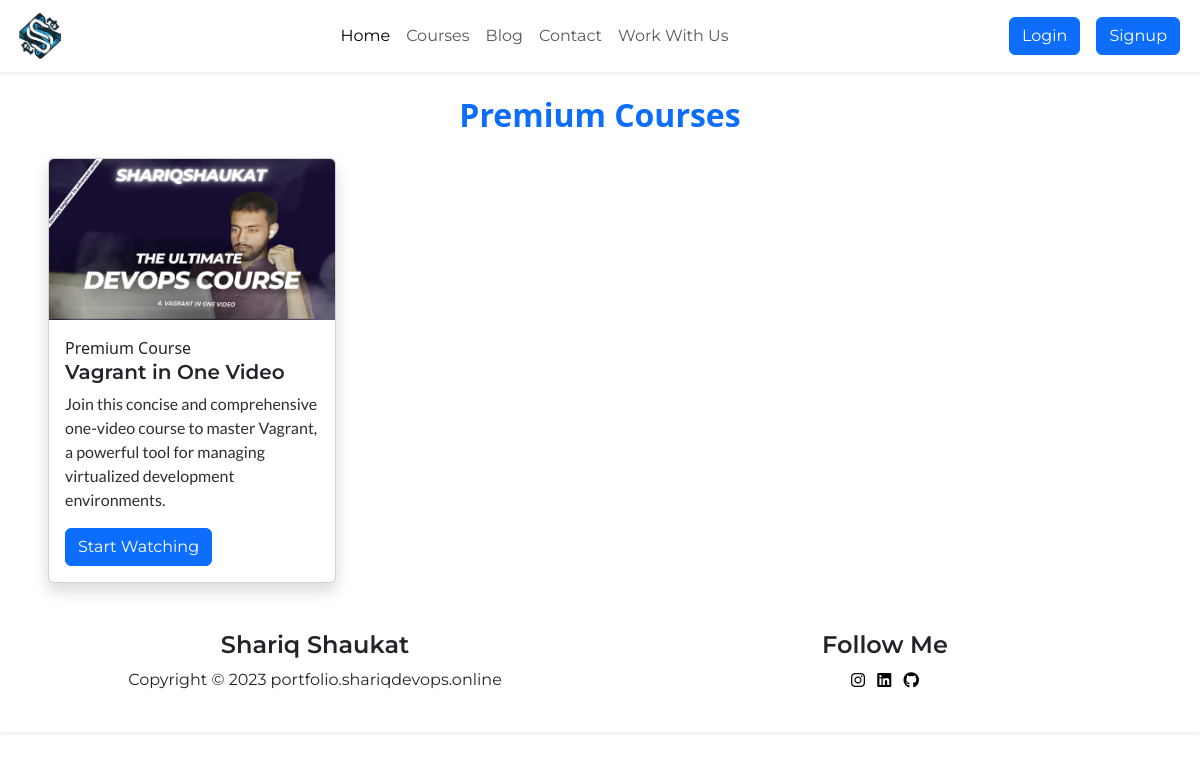
Before: /courses/ with the older database file.
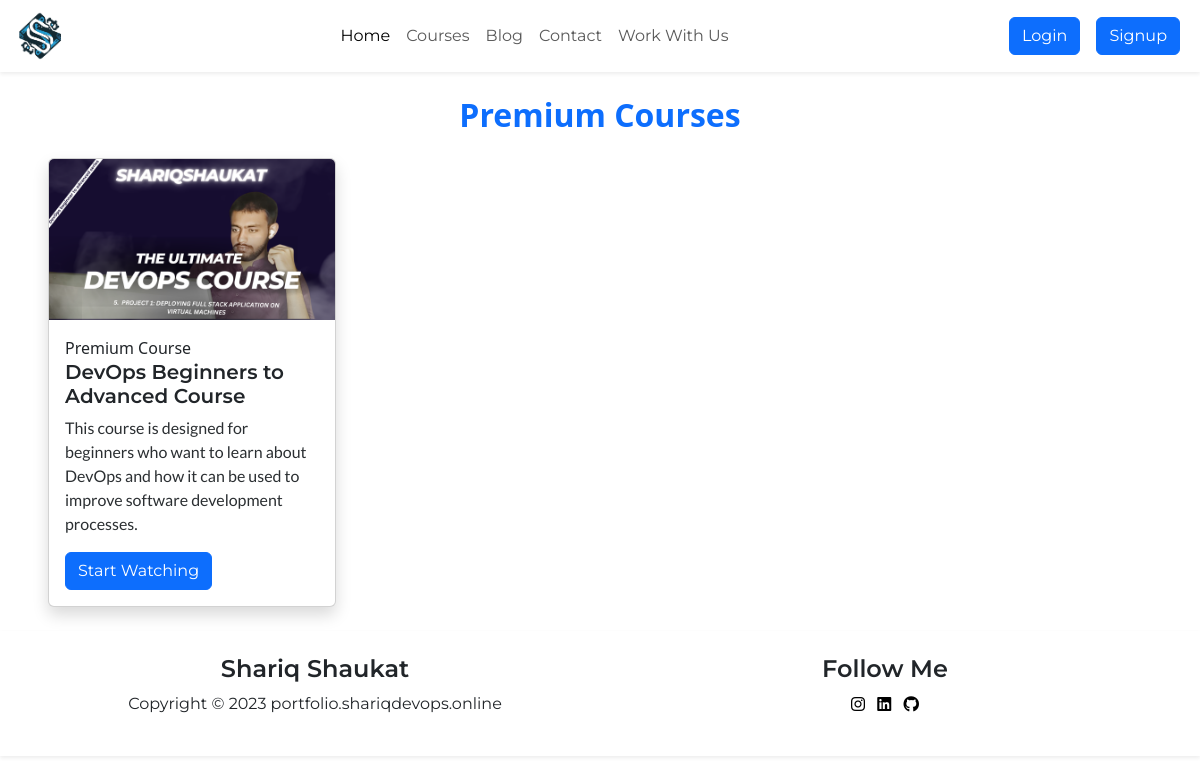
After: the same page with the newer database file.
### myapp/models.py (models this page shows, shortened)
class RCourse(models.Model):
    title = models.CharField(max_length=100)
    description = models.TextField()
    recommended = models.BooleanField(default=False)  # Add this field
    image = models.ImageField(upload_to='rcourse_images')
    video_link = models.CharField(max_length=200, default='')  # Add this field for video links
    overview = models.TextField(blank=True)
    q_and_a = models.TextField(blank=True)
    announcements = models.TextField(blank=True)

### myapp/views.py (the view)
# urls.py: path('courses/', views.CoursesPage, name='courses'),
def CoursesPage(request):
    all_courses = RCourse.objects.filter(recommended=False)
    return render(request, 'courses.html', {'all_courses': all_courses})

### myapp/templates/courses.html (shortened to what this page needs)
{% extends "base.html" %}
{% block body%}
<h2 class="fs-2 text-primary fw-semibold text-center justify-content-center m-4">Premium Courses</h2>
  <div class="row">
    {% for course in all_courses %}
      <div class="col-md-4 mb-4">
        <div class="card shadow m-auto" style="width: 18rem;">
          <img src="{{ course.image.url }}" class="card-img-top" alt="{{ course.title }}">
          <div class="card-body">
            <span class="fw-light fs-6">{% if course.is_free %}Free{% else %}Premium{% endif %} Course</span>
            <h5 class="card-title fw-semibold" style="font-family: 'Montserrat', sans-serif;">{{ course.title }}</h5>
            <p class="card-text text-secondary-emphasis fw-medium" style="font-family: 'Lato', sans-serif;">{{ course.description }}</p>
            <a href="{% url 'watch_course' course.title %}" class="btn btn-primary" style="font-family: 'Montserrat', sans-serif;">Start Watching</a>
          </div>
        </div>
      </div>
    {% endfor %}
  </div>
{% endblock body%}

Changed rows visible on the page:
no longer on this page (row edited): RCourse: image (picture), title "Vagrant in One Video", description "Join this concise and comprehensive one-video course to master Vagrant, a powerful tool for managing virtualized development environments."
now on this page (row edited): RCourse: image (picture), title "DevOps Beginners to Advanced Course", description "This course is designed for beginners who want to learn about DevOps and how it can be used to improve software development processes."
